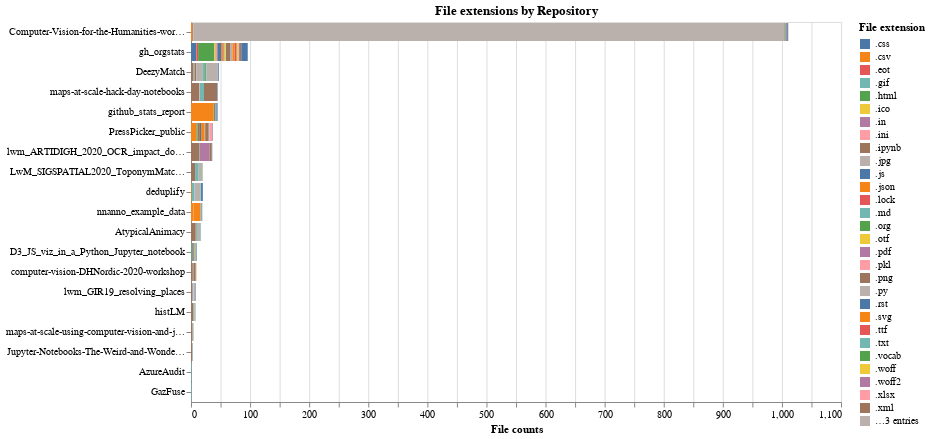

This figure's notebook cell:
### Markdown cell above
### File extensions by repository

This chart shows the number and type of files for each public Living with Machines repository **note** that this only considers files on the default branch of the repository.

### Code cell
df = pd.DataFrame.from_dict(lwm_stats.get_org_file_ext_frequency("public"))
df.reset_index(inplace=True)
data = pd.melt(frame=df, id_vars=["index"], value_name="count")
chart = (
    alt.Chart(data)
    .mark_bar()
    .encode(
        y=alt.Y(
            "variable:N",
            title=None,
            sort=alt.EncodingSortField(field="count", order="descending", op="sum"),
        ),
        x=alt.X("count:Q", title="File counts", axis=alt.Axis(tickRound=False)),
        color=alt.Color("index:N", title="File extension"),
        tooltip=[alt.Tooltip("index:N", title="file extension"), "count:Q"],
    )
    .properties(width=WIDTH, title='File extensions by Repository')
)
chart

### Figure 1 — Vega-Lite specification as saved in the notebook (floating-point values rounded to 4 significant figures; data arrays with more than 128 entries replaced by an {"elided": "..."} marker saying what was removed)
{"config": {"view": {"continuousWidth": 400, "continuousHeight": 300}}, "data": {"name": "data-1c21892506caa8e10ec38edc1950523b"}, "mark": "bar", "encoding": {"color": {"type": "nominal", "field": "index", "title": "File extension"}, "tooltip": [{"type": "nominal", "field": "index", "title": "file extension"}, {"type": "quantitative", "field": "count"}], "x": {"type": "quantitative", "axis": {"tickRound": false}, "field": "count", "title": "File counts"}, "y": {"type": "nominal", "field": "variable", "sort": {"field": "count", "op": "sum", "order": "descending"}, "title": null}}, "title": "File extensions by Repository", "width": 650, "$schema": "https://vega.github.io/schema/vega-lite/v4.8.1.json", "datasets": {"data-1c21892506caa8e10ec38edc1950523b": {"elided": "608 records"}}}
